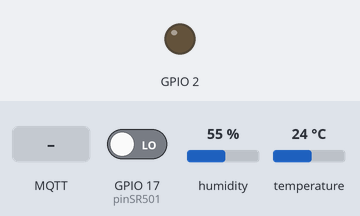
Simulated run of this sketch. Board: ESP32. On the bench: output pins drawn as LEDs (lit = HIGH). The inputs (shaded band) are chosen by the test bench; at power-on: GPIO 17 (pinSR501) LOW, humidity 55 %, temperature 24 °C. WiFi joins after 1.5 s; servers stay silent unless stated; the local clock reads 2024-03-15 10:24:30 at power-on unless the sketch sets it; random numbers use the default seed unless the sketch sets one; no MQTT or app messages arrive unless stated; what the sketch prints to the serial monitor is not drawn.

Above: at 3.7 s.
3.8 s: MQTT message "ON" arrives on the first subscribed topic
At 4.8 s:
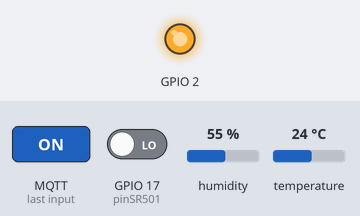
5.3 s: MQTT message "OFF" arrives on the first subscribed topic
At 6.0 s:
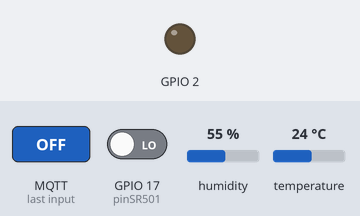
Timing chart, 0 to 8.3 s (numbered marks = the images above; inputs shaded):
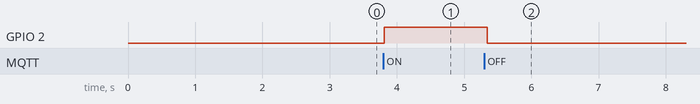

Measured:
- after the input at 3.8 s, GPIO 2: LOW → HIGH at once
- after the input at 5.3 s, GPIO 2: HIGH → LOW after 0.05 s

The sketch:

DHT22_mqtt_information-dep-includeTime.ino
```cpp
#include "soc/soc.h"  //解決 brownout detector問題
#include "soc/rtc_cntl_reg.h"  //解決 brownout detector問題

#include "WiFi.h"
#include <PubSubClient.h> //請先安裝PubSubClient程式庫
#include <SimpleDHT.h>
#include<time.h>

//---抓取網路時間---
char* ntpServer="pool.ntp.org";
uint16_t utcOffset=28800;  //UTC+8偏移量
uint8_t daylightOffset=0; //夏令時間

// ------ 以下修改成你自己的WiFi帳號密碼 ------
char ssid[] = "IE-office";
char password[] = "20632063";
//------ 以下修改成你DHT22腳位 ------
int pinDHT22 = 16;
SimpleDHT22 dht22(pinDHT22);
//-------SR-501 PIR 腳位----------
int pinSR501=17;
// ------ 以下修改成你MQTT設定 ------
//char* MQTTServer = "mqtt.eclipseprojects.io";//免註冊MQTT伺服器
//int MQTTPort = 1883;//MQTT Port
char* MQTTServer = "210.60.50.184";
int MQTTPort = 1883;//School MQTT Port
char* MQTTUser = "";//不須帳密
char* MQTTPassword = "";//不須帳密
char* MQTTPubTopic1 = "hhvs/ie/DHT22/temp";//推播主題1:推播溫度(記得改Topic)
char* MQTTPubTopic2 = "hhvs/ie/DHT22/humi";//推播主題2:推播濕度(記得改Topic)
char* MQTTPubTopic3 = "hhvs/ie/SR-501";//推播主題3:推播是否有人進入
char* MQTTPubTopic4 = "hhvs/time";//推播主題4:推播現在時間

char* MQTTSubTopic1 = "hhvs/ie/led";//訂閱主題1:改變LED燈號(記得改Topic)
long MQTTLastPublishTime;//此變數用來記錄推播時間
long MQTTPublishInterval = 1000;//每1秒推撥一次
WiFiClient WifiClient;
PubSubClient MQTTClient(WifiClient);

void setup() {
  WRITE_PERI_REG(RTC_CNTL_BROWN_OUT_REG, 0); //disable brownout detector解決 brownout detector問題
  Serial.begin(115200);
  pinMode(2, OUTPUT);//綠色LED燈

  //開始WiFi連線
  WifiConnecte();

  //開始MQTT連線
  MQTTConnecte();

  pinMode(pinSR501,INPUT); //讀取SR-501腳位
  //=====取得網路時間======
   configTime(utcOffset,daylightOffset,ntpServer);
   delay(1000);
  //=====================
}

void loop() {
  struct tm now;  //宣告分解時間結構變數

  //如果WiFi連線中斷，則重啟WiFi連線
  if (WiFi.status() != WL_CONNECTED) { WifiConnecte(); }

  //如果MQTT連線中斷，則重啟MQTT連線
  if (!MQTTClient.connected()) {  MQTTConnecte(); }

  //如果距離上次傳輸已經超過10秒，則Publish溫溼度
  if ((millis() - MQTTLastPublishTime) >= MQTTPublishInterval )
  {
    //讀取溫濕度
    byte temperature = 0;
    byte humidity = 0;
    ReadDHT(&temperature, &humidity);
    //讀取SR-501偵測資料
    int sr501Value=digitalRead(pinSR501);
    //====抓取網路時間===
    if(!getLocalTime(&now))  //取得本地時間
    {
      Serial.println("無法取得網路時間...");
      return;
    }
    String a=asctime(&now);
   //================


    // ------ 將DHT22溫度送到MQTT主題 ------
    MQTTClient.publish(MQTTPubTopic1, String(temperature).c_str());
    MQTTClient.publish(MQTTPubTopic2, String(humidity).c_str());
    MQTTClient.publish(MQTTPubTopic3, String(sr501Value).c_str());
    MQTTClient.publish(MQTTPubTopic4, a.c_str());
    Serial.println("溫溼度已推播到MQTT Broker");
    MQTTLastPublishTime = millis(); //更新最後傳輸時間


  }

  MQTTClient.loop();//更新訂閱狀態
  delay(50);


}

//讀取DHT22溫濕度
void ReadDHT(byte *temperature, byte *humidity) {
  int err = SimpleDHTErrSuccess;
  if ((err = dht22.read(temperature, humidity, NULL)) !=
      SimpleDHTErrSuccess) {
    Serial.print("讀取失敗,錯誤訊息=");
    Serial.print(SimpleDHTErrCode(err));
    Serial.print(",");
    Serial.println(SimpleDHTErrDuration(err));
    delay(1000);
    return;
  }
  Serial.print("DHT讀取成功：");
  Serial.print((int)*temperature);
  Serial.print(" *C, ");
  Serial.print((int)*humidity);
  Serial.println(" H");
}

//WiFi連線副程式
void WifiConnecte() {
  //開始WiFi連線
  WiFi.begin(ssid, password);
  while (WiFi.status() != WL_CONNECTED) {
    delay(500);
    Serial.print(".");
  }
  Serial.println("WiFi連線成功");
  Serial.print("IP Address:");
  Serial.println(WiFi.localIP());
}

//開始MQTT連線
void MQTTConnecte() {
  MQTTClient.setServer(MQTTServer, MQTTPort);
  MQTTClient.setCallback(MQTTCallback);
  while (!MQTTClient.connected()) {
    //以亂數為ClietID
    String  MQTTClientid = "esp32-" + String(random(1000000, 9999999));
    if (MQTTClient.connect(MQTTClientid.c_str(), MQTTUser, MQTTPassword)) {
      //連結成功，顯示「已連線」。
      Serial.println("MQTT已連線");
      //訂閱SubTopic1主題
      MQTTClient.subscribe(MQTTSubTopic1);
    } else {
      //若連線不成功，則顯示錯誤訊息，並重新連線
      Serial.print("MQTT連線失敗,狀態碼=");
      Serial.println(MQTTClient.state());
      Serial.println("五秒後重新連線");
      delay(5000);
    }
  }
}

//接收到訂閱時
void MQTTCallback(char* topic, byte* payload, unsigned int length) {
  Serial.print(topic); Serial.print("訂閱通知:");
  String payloadString;//將接收的payload轉成字串
  //顯示訂閱內容
  for (int i = 0; i < length; i++) {
    payloadString = payloadString + (char)payload[i];
  }
  Serial.println(payloadString);
  //比對主題是否為訂閱主題1
  if (strcmp(topic, MQTTSubTopic1) == 0) {
    Serial.println("改變燈號：" + payloadString);
    if (payloadString == "ON") {
      digitalWrite(2, HIGH);
      //MatrixInt(6,1); //實驗版上綠燈亮
    }
    if (payloadString == "OFF") {
      digitalWrite(2, LOW);
      //MatrixInt(6,0); //實驗版上綠燈暗
    }
  }

}
```
